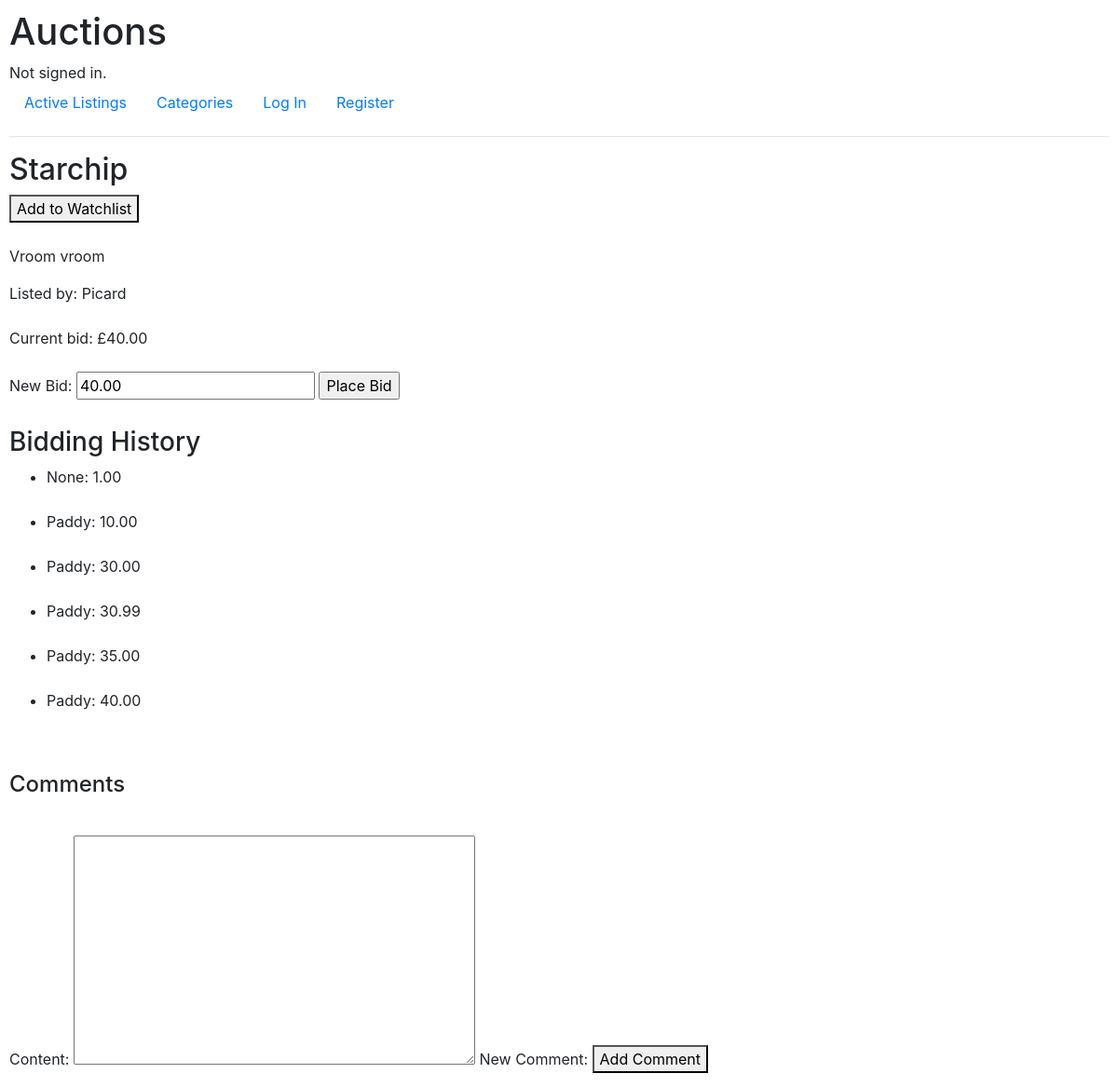
The app's page /listing/1, older data.
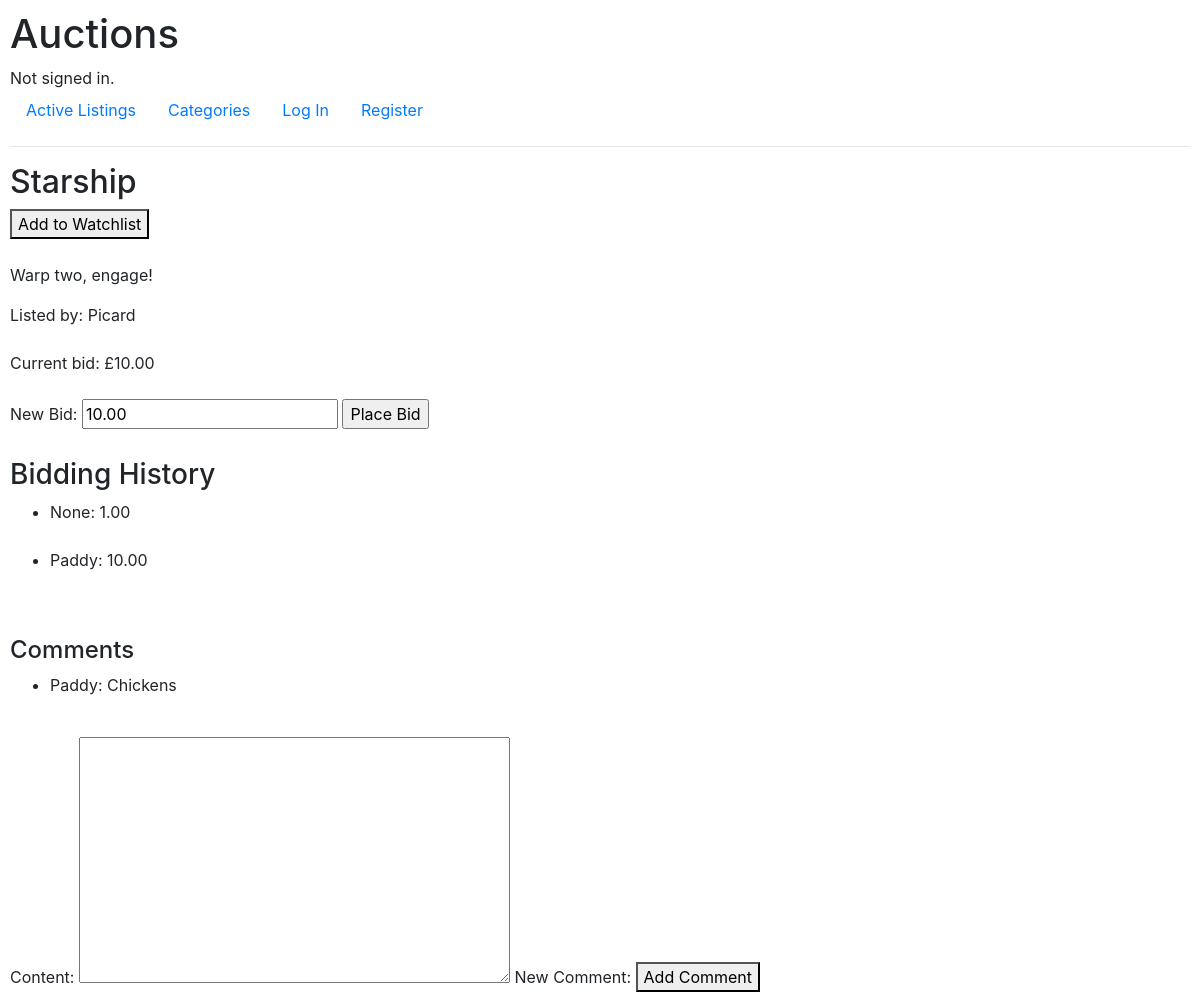
The same page, newer data.
### auctions/models.py (models this page shows)
class Listing(models.Model):
    title = models.CharField(max_length=64, default="New Item")
    description = models.CharField(max_length=1500, null=True)
    current_bid = models.DecimalField(max_digits=17, decimal_places = 2, default = 1)
    image = models.URLField(max_length= 512, null=True, blank=True)
    category = models.CharField(max_length = 64, choices = categories, null=True, blank=True)
    seller = models.ForeignKey(User, on_delete=models.CASCADE, related_name="listings")
    closed = models.BooleanField(default="False")

class User(AbstractUser):
    pass

class Bid(models.Model):
    item = models.ForeignKey(Listing, on_delete=models.CASCADE, related_name="bids_received")
    bidder = models.ForeignKey(User, on_delete=models.CASCADE, related_name="bids_placed", null=True, blank=True)
    value = models.DecimalField(max_digits=17, decimal_places = 2, default = 1)

class Comment(models.Model):
    comment = models.CharField(max_length=1500, null=True)
    item = models.ForeignKey(Listing, on_delete=models.CASCADE, related_name="comments")
    commenter = models.ForeignKey(User, on_delete=models.CASCADE, related_name="comments_left")

### auctions/views.py (the view, shortened to what this page needs)
# urls.py: path("listing/<str:listing_id>", views.listing, name="view_listing"),
def listing(request, listing_id):
    listing = Listing.objects.get(pk=listing_id)
    if request.user.is_authenticated:
        user_watchlist = Watchlist.objects.get(user=request.user)
        if listing in user_watchlist.item.all():
            in_watchlist=True
        else:
            in_watchlist=False
    else:
        in_watchlist=False
    return render(request, "auctions/listing_page.html", {
        "listing": listing,
        "in_watchlist": in_watchlist,
        "highest_bid": Bid.objects.get(item=listing, value=listing.current_bid),
        "comment_form": CommentForm,
        "comments": Comment.objects.filter(item=listing),
    })

### auctions/templates/auctions/listing_page.html (shortened to what this page needs)
{% extends "auctions/layout.html" %}
{% block body %}
    <h2>{{listing.title}}</h2>
    {% if in_watchlist %}
        <form action="{% url 'watchlist_remove' %}" method="post">
            {% csrf_token %}
            <input type="hidden" name="listing_to_remove" value={{listing.pk}}>
            On Watchlist:
            <button type="submit">Remove</button>
        </form>
        <br>
    {% else %}
        <form action="{% url 'watchlist_add' %}" method="post">
            <button type="submit">Add to Watchlist</button>
        </form>
        <br>
    {% endif %}
    <div>
        <p>{{listing.description}}</p>
    </div>
    <div>
        Listed by: {{listing.seller}}
    </div>
    <br>
    <div>
        Current bid: £{{listing.current_bid}}
    </div>
    <br>
    <div>
        <form action="{% url 'view_listing' listing_id=listing.pk %}" method="post" id="new_bid">
            <label for = "new_bid_value">New Bid:</label>
            <input type = "number" name = "new_bid_value", min= listing.current_bid, value = "{{listing.current_bid}}", step = ".01">
            <input type="submit" form = "new_bid" value = "Place Bid">
        </form>
    </div>
    <br>
    <div>
        <h3>Bidding History</h3>
        <ul>
            {% for bid in listing.bids_received.all %}
            <li>
                {{bid.bidder}}: {{bid.value}}
            </li>
            <br>
            {% endfor %}
        </ul>
    </div>
    <br>
    <div>
        <h4>Comments</h4>
        <ul>
            {% for comment in comments %}
                <li>{{comment.commenter}}: {{comment.comment}}</li>
            {% endfor %}
        </ul>
        <br>
        <form action="{% url 'add_comment' listing_id=listing.pk %}" method="post" id="new_comment">
            {{ comment_form }}
            <label for="new_comment">New Comment:</label>
            <button type="submit">Add Comment</button>
        </form>
    </div>
{% endblock %}

### auctions/templates/auctions/layout.html (shortened to what this page needs)
{% load static %}
<!DOCTYPE html>
<html lang="en">
    <head>
        <link rel="stylesheet" href="https://stackpath.bootstrapcdn.com/bootstrap/4.4.1/css/bootstrap.min.css">
        <link href="{% static 'auctions/styles.css' %}" rel="stylesheet">
    </head>
    <body>
        <h1>Auctions</h1>
        <div>
            {% if user.is_authenticated %}
                Signed in as <strong>{{ user.username }}</strong>.
            {% else %}
                Not signed in.
            {% endif %}
        </div>
        <ul class="nav">
            <li class="nav-item">
                <a class="nav-link" href="{% url 'index' %}">Active Listings</a>
            </li>
            <li class="nav-item">
                <a class="nav-link" href="{% url 'select_category' %}">Categories</a>
            </li>
            {% if user.is_authenticated %}
                <li class="nav-item">
                    <a class="nav-link" href="{% url 'watchlist' %}">Watchlist</a>
                </li>
                <li class="nav-item">
                    <a class="nav-link"  href="{% url 'create_listing' %}">Create New Listing</a>
                </li>
                <li class="nav-item">
                    <a class="nav-link" href="{% url 'logout' %}">Log Out</a>
                </li>
            {% else %}
                <li class="nav-item">
                    <a class="nav-link" href="{% url 'login' %}">Log In</a>
                </li>
                <li class="nav-item">
                    <a class="nav-link" href="{% url 'register' %}">Register</a>
                </li>
            {% endif %}
        </ul>
        <hr>
        {% block body %}
        {% endblock %}
    </body>
</html>

### auctions/static/auctions/styles.css (style rules this page uses)
body { padding: 10px; }

Row changes from the older to the newer data that the page shows:
no longer on this page (row edited): Bid: bidder "Paddy", value "30.00"
removed Bid: bidder "Paddy", value "30.99"
removed Bid: bidder "Paddy", value "35.00"
removed Bid: bidder "Paddy", value "40.00"
changed Listing "Picard": title "Starchip" → "Starship"; description "Vroom vroom" → "Warp two, engage!"; current_bid "40.00" → "10.00"; new_bid_value "40.00" → "10.00"
added Comment: commenter "Paddy", comment "Chickens"
